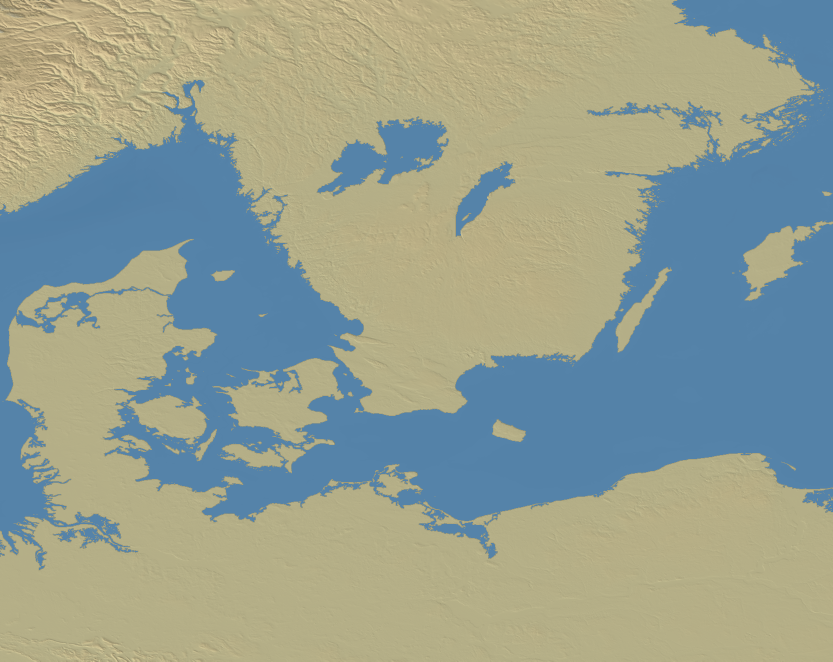
#> input picture Maps/master_amber/strip_00_762_relief.png, 1666 x 1323 px (shown at 1/2 size)
$ python -i amber_detail.py   (imports and definitions only)
#> lines starting #> are read from the running program, lines starting #| are printed output that depends on the picture
# amber_detail.py v2 -- Kris's ruling: IGNORE the climate layers; bake the band to the OLD SPEC
# (the southern master_detail recipe) straight from the relief. Same forest formula, same colours
# (colB 58,84,46 / colC 46,72,44, conifer by ELEVATION), same blotch/texture/alpha chain, plus the
# hydro pass (NE rivers/lakes, reservoir->marsh ANACHRON, fert margins, cream halos). Baked from
# the same DEM to the same spec, the 52N seam merges by construction.
import numpy as np, cv2, json, sys, os
from PIL import Image, ImageDraw
# [1 line not run here, left out]
import shapefile as _shp

MW,ME,MS,MN=8.0,64.666666666667,52.0,61.0; PPD=147.0
# [1 line that did not run here, left out]
RIV=json.load(open('ne_10m_rivers_lake_centerlines.geojson'))['features']
# [1 line that did not run here, left out]
LAKES=[]
# [3 lines not run here, left out]
ANCIENT_OK=lambda fc: 'Reservoir' not in (fc or '')
ANACHRON=[(37.3,39.4,57.8,59.0),(38.0,38.7,57.1,57.8),(36.4,37.6,56.5,57.1),
 (42.3,44.2,56.5,58.2),   # Gorky res (Volga above Nizhny)
 (46.0,48.2,55.9,56.4),   # Cheboksary res
 (47.3,50.2,52.9,55.7),   # Kuybyshev res - the giant
 (52.0,54.5,55.4,56.3),   # Nizhnekamsk res (Kama)
 (53.4,57.0,56.3,58.2)]   # Votkinsk/Kama res

def draw_hydro(W,E,DW,DH,dd):
    def px(lo,la): return ((lo-W)/(E-W)*DW,(MN-la)/(MN-MS)*DH)
    lakeim=Image.new('L',(DW,DH),0); marshim=Image.new('L',(DW,DH),0)
    dl=ImageDraw.Draw(lakeim); dm=ImageDraw.Draw(marshim)
    for fc,shp in LAKES:
        bb=shp.bbox
        if bb[2]<W-0.2 or bb[0]>E+0.2 or bb[3]<MS-0.2 or bb[1]>MN+0.2: continue
        anach=any((bb[0]<b[1] and bb[2]>b[0] and bb[1]<b[3] and bb[3]>b[2]) for b in ANACHRON)
        parts=list(shp.parts)+[len(shp.points)]
        for pi in range(len(parts)-1):
            ring=[px(x,y) for x,y in shp.points[parts[pi]:parts[pi+1]]]
            if len(ring)<3: continue
            (dl if (ANCIENT_OK(fc) and not anach) else dm).polygon(ring,fill=255)
    rivim=Image.new('L',(DW,DH),0); dr=ImageDraw.Draw(rivim)
    for f in RIV:
        pr=f['properties']; g=f['geometry']
        if g is None: continue
        wdt=1+int(max(0,(6-(pr.get('scalerank') or 6)))//2)
        coords=g['coordinates'] if g['type']=='MultiLineString' else [g['coordinates']]
        for line in coords:
            xs=[c[0] for c in line]; ys=[c[1] for c in line]
            if max(xs)<W-0.2 or min(xs)>E+0.2 or max(ys)<MS-0.2 or min(ys)>MN+0.2: continue
            dr.line([px(x,y) for x,y in line],fill=255,width=wdt)
    lake=(np.array(lakeim)>0); marsh=(np.array(marshim)>0); riv=(np.array(rivim)>0)
    return lake&(dd>0), marsh&(dd>0), riv&(dd>0)

def detail_strip(i,era='1271'):
    W=MW+i*step; E=MW+(i+1)*step
    suff=('_762' if era=='762' else '')
    rp='master_amber/strip_%02d%s_relief.png'%(i,suff)
    if era=='762' and not os.path.exists(rp): rp='master_amber/strip_%02d_relief.png'%i
    relief=np.array(Image.open(rp).convert('RGB')).astype(np.float32)
    DH,DW=relief.shape[:2]
    Wm,Em=max(MW,W-0.5),min(ME,E+0.5)
    dd_full=np.load('_dem_amber_%02d.npy'%i).astype(np.float32)
    x0=int(round((W-Wm)*PPD)); dd=dd_full[:,x0:x0+DW]
    rng=np.random.default_rng(7)   # SAME seed as the southern detail pass
    SKIP_EURO=False
    img=relief.copy()
    # ---- THE SOUTHERN FOREST RECIPE, verbatim chain (master_detail_local.py) ----
    # euro moisture-gradient treeline saturates to 1 at these latitudes - exactly as it would
    # had the master extended north; then the identical blotch/blur/alpha/texture chain.
    lon=np.linspace(W,E,DW)[None,:].repeat(DH,0); lat=np.linspace(MN,MS,DH)[:,None].repeat(DW,1)
    mxq0,myq0=np.meshgrid(np.arange(DW,dtype=np.float32),np.arange(DH,dtype=np.float32))
    euro=np.clip((lat-(43.2+(lon-8.0)*0.185))/3.0,0,1)*np.clip((1900-dd)/1900,0,1)
    forest=euro
    _wfx=cv2.GaussianBlur(rng.standard_normal((DH,DW)).astype(np.float32),(0,0),30)*55
    _wfy=cv2.GaussianBlur(rng.standard_normal((DH,DW)).astype(np.float32),(0,0),30)*55
    forest=cv2.remap(forest,mxq0+_wfx,myq0+_wfy,cv2.INTER_LINEAR,borderMode=cv2.BORDER_REPLICATE)
    forest=cv2.GaussianBlur(forest,(0,0),55)
    forest=np.clip(forest*1.35,0,1)
    blotch2=cv2.GaussianBlur(rng.random((DH,DW)).astype(np.float32),(0,0),7)
    forest*=0.62+0.18*(blotch2>0.45)
    forest=cv2.GaussianBlur(forest,(0,0),4)*0.80
    conif=(dd>1400)   # elevation split, the old spec - the Scandes go conifer-dark
    colB=np.array([58,84,46],np.float32); colC=np.array([46,72,44],np.float32)
    col=np.where(conif[:,:,None],colC[None,None,:],colB[None,None,:])
    canA=cv2.GaussianBlur(rng.standard_normal((DH,DW)).astype(np.float32),(0,0),1.5)
    canB=cv2.GaussianBlur(rng.standard_normal((DH,DW)).astype(np.float32),(0,0),6.0)
    tex=np.clip(1.0+canA*0.10+canB*0.14,0.72,1.30)
    col=col*tex[:,:,None]
    water0=relief[:,:,2]>relief[:,:,0]+8
    snow0=relief.min(2)>195
    fm=(forest*(dd>0)*(~water0)*(~snow0))[:,:,None]
    img=img*(1-fm)+col*fm
    if i>=3:
        # SEAM BELT: the south below 52N is classifier everywhere (strip2 committed + the NE fix),
        # and its forest line varies with lon - so the belt IS classifier, blended into old-spec
        # euro going north (full euro by 52.9N). Small lon-ramp at 42E softens the belt notch.
        import climate_biome as cbX
        from scipy.ndimage import gaussian_filter as gfX
        codes,T,P,ocean=cbX.classify_bbox(W,E,MS,MN,DW,DH)
        rng2=np.random.default_rng(7)
        presC=np.zeros((DH,DW),np.float32)
        presC[(codes==cbX.FOREST)|(codes==cbX.TAIGA)]=1.0
        mfs=codes==cbX.FSTEP
        if mfs.any():
            ff=np.clip(cbX.forest_fraction(T,P),0,1); ff=ff*ff*(3-2*ff)
            mn=gfX(rng2.random((DH,DW)).astype(np.float32),2.2)
            mn=(mn-mn.min())/(np.ptp(mn)+1e-9)
            presC[mfs&(mn<ff)]=1.0
        presC=gfX(presC,1.6)
        bl=gfX(rng2.random((DH,DW)).astype(np.float32),4); bl=(bl-bl.min())/(np.ptp(bl)+1e-9)
        presC=presC*0.62*(0.85+0.15*bl)
        presC*=((~water0)&(~snow0)&(~ocean)&(dd>0))
        colX=np.where((codes==cbX.TAIGA)[:,:,None],np.array([48,82,52],np.float32),np.array([78,108,50],np.float32))
        imgC=relief*(1-presC[:,:,None])+colX*presC[:,:,None]
        rampN=np.clip((lat-52.0)/0.9,0,1)
        wB=((1-rampN)*np.clip((lon-41.5)/2.5,0,1))[:,:,None]
        img=img*(1-wB)+imgC*wB
    # ---- hydro (cached; identical to v1) ----
    _mz='master_amber/_masks_%02d.npz'%i
    if os.path.exists(_mz):
        _z=np.load(_mz); lake=_z['lake']; marsh=_z['marsh']; riv=_z['riv']
    else:
        lake,marsh,riv=draw_hydro(W,E,DW,DH,dd)
        np.savez_compressed(_mz,lake=lake,marsh=marsh,riv=riv)
    _rw=(img[:,:,2]>img[:,:,0]+6)&(img[:,:,2]>img[:,:,1]+2)
    lake=lake&~_rw
    fert=cv2.GaussianBlur((cv2.dilate(riv.astype(np.uint8),np.ones((5,5),np.uint8))).astype(np.float32),(0,0),12)
    fert=np.clip(fert*2.2,0,1)*np.clip(1-dd/500,0,1)*(dd>0)*0.5
    for c,gv in enumerate((104,128,78)): img[:,:,c]=img[:,:,c]*(1-fert)+gv*fert
    lakecol=interp(np.full((1,1),140.0),SEAR)[0,0]
    img=np.where(lake[:,:,None],lakecol[None,None,:],img)
    rim=(cv2.dilate(lake.astype(np.uint8),np.ones((3,3),np.uint8)).astype(bool))&~lake&~_rw
    img=np.where(rim[:,:,None],img*0.88,img)
    mg=cv2.GaussianBlur(marsh.astype(np.float32),(0,0),2)[:,:,None]*0.55
    mcol=np.array([104,126,88],np.float32)
    img=img*(1-mg)+mcol[None,None,:]*mg
    wf=(cv2.GaussianBlur(rng.random((DH,DW)).astype(np.float32),(0,0),2.2)>0.62)&marsh
    img=np.where(wf[:,:,None],img*0.5+lakecol[None,None,:]*0.5,img)
    _rl=interp(np.full((1,1),45.0),SEAR)[0,0]
    # NO cream halo: the south's halos were eaten by its ecotone pass (rivers restored, halos
    # not), so the live southern look is halo-free - match it (Kris caught the border mismatch)
    img=np.where(riv[:,:,None],_rl[None,None,:]*0.97,img)
    img=np.clip(img+rng.normal(0,1.2,(DH,DW,1)),0,255)
    dst='master_amber/strip_%02d%s.png'%(i,suff)
    Image.fromarray(img.astype('uint8')).save(dst)
    print('amber strip',i,era,'OLD-SPEC DETAILED',img.shape,flush=True)

# [3 lines not run here, left out]

>>> import cv2
>>> picture = cv2.imread('master_amber/strip_00_762_relief.png', cv2.IMREAD_GRAYSCALE)
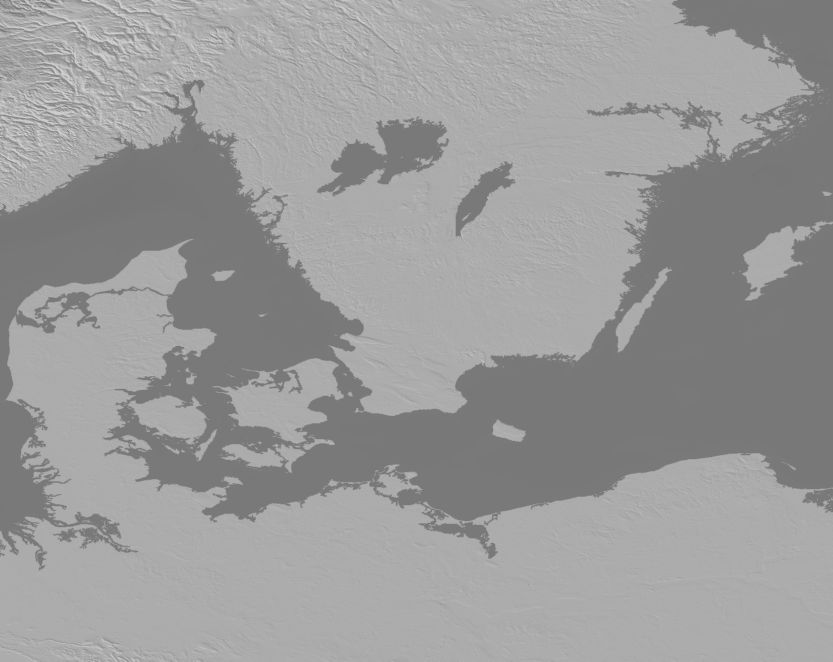
#> picture: shape (1323, 1666) (shown at 1/2 size); min 117, max 209, mean 154.1
>>> result = detail_strip(picture)
#> (the run stopped early here; a loop or call above may not have finished)

$ run again, on Maps/master_amber/strip_03_relief.png
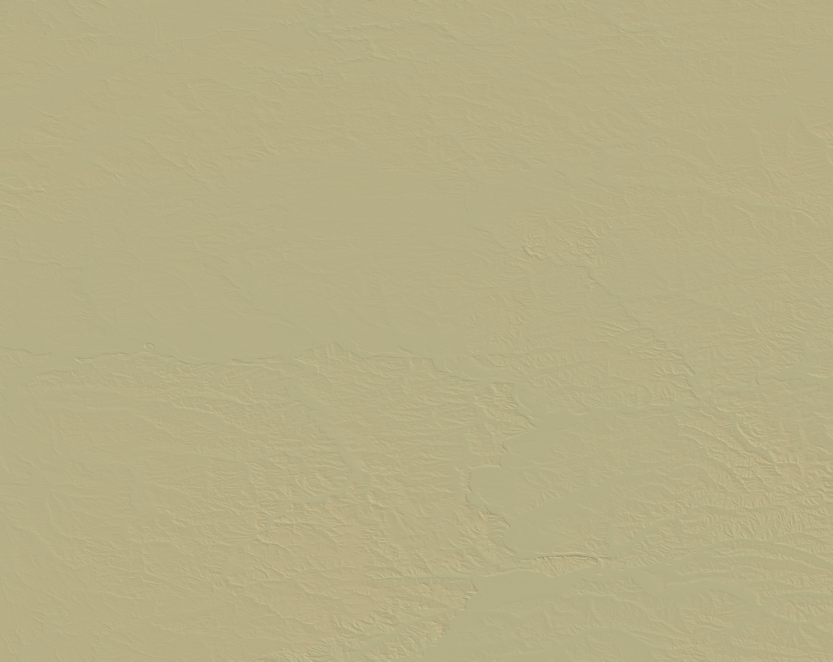
#> input picture Maps/master_amber/strip_03_relief.png, 1666 x 1323 px (shown at 1/2 size)
#> `picture = cv2.imread('master_amber/strip_00_762_relief.png', cv2.IMREA..`:
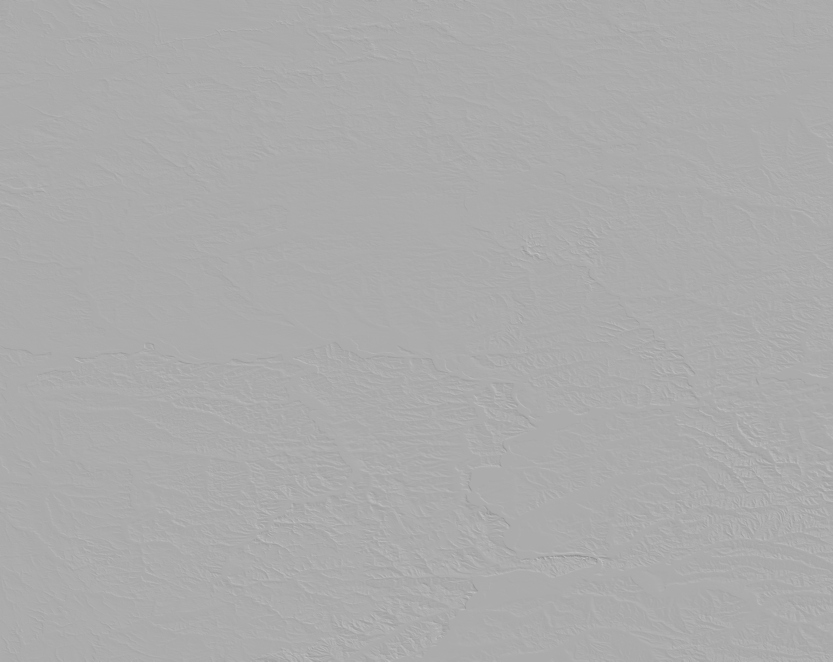
#> picture: shape (1323, 1666) (shown at 1/2 size); min 135, max 202, mean 171.3

$ run again, on Maps/master_amber/strip_04_relief.png
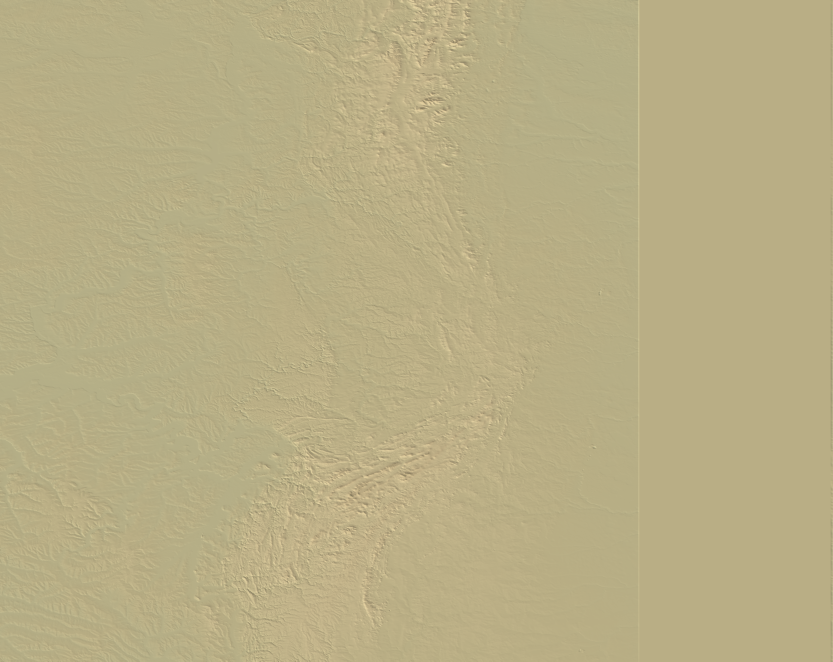
#> input picture Maps/master_amber/strip_04_relief.png, 1666 x 1323 px (shown at 1/2 size)
#> `picture = cv2.imread('master_amber/strip_00_762_relief.png', cv2.IMREA..`:
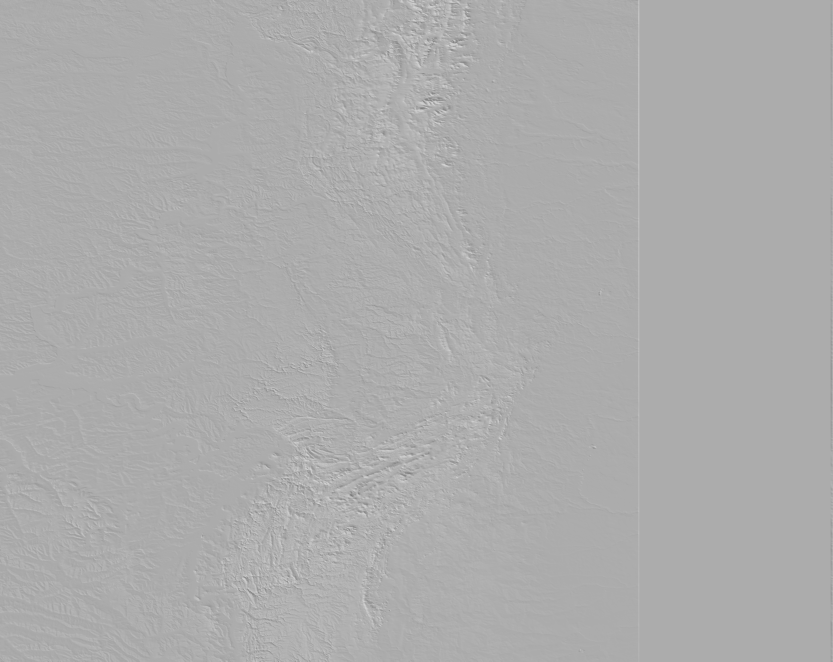
#> picture: shape (1323, 1666) (shown at 1/2 size); min 118, max 209, mean 172.2
